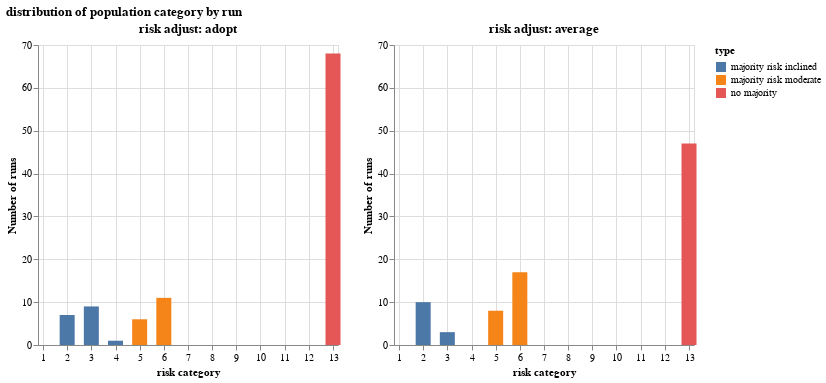

Notebook code for this chart:
### Code cell
from simulatingrisk.hawkdovemulti import analysis_utils
import importlib
importlib.reload(analysis_utils)

# df_adopt, df_average

adopt_chart = analysis_utils.graph_population_risk_category(
    analysis_utils.groupby_population_risk_category(df_adopt)
).properties(title="risk adjust: adopt")

average_chart = analysis_utils.graph_population_risk_category(
    analysis_utils.groupby_population_risk_category(df_avg)
).properties(title="risk adjust: average")

(adopt_chart | average_chart).properties(title="distribution of population category by run").resolve_scale(y='shared')

### Figure 1 — Vega-Lite specification as saved in the notebook (floating-point values rounded to 4 significant figures)
{"config": {"view": {"continuousWidth": 300, "continuousHeight": 300}}, "hconcat": [{"data": {"name": "data-1f4797f605b60db7afea1df28e3e8444"}, "mark": {"type": "bar", "width": 15}, "encoding": {"color": {"field": "type", "title": "type", "type": "nominal"}, "x": {"axis": {"tickCount": 13}, "field": "risk_category", "scale": {"domain": [1, 13]}, "title": "risk category", "type": "quantitative"}, "y": {"field": "count", "title": "Number of runs", "type": "quantitative"}}, "title": "risk adjust: adopt"}, {"data": {"name": "data-c8593a4f96e5878720504134a2c2bb0f"}, "mark": {"type": "bar", "width": 15}, "encoding": {"color": {"field": "type", "title": "type", "type": "nominal"}, "x": {"axis": {"tickCount": 13}, "field": "risk_category", "scale": {"domain": [1, 13]}, "title": "risk category", "type": "quantitative"}, "y": {"field": "count", "title": "Number of runs", "type": "quantitative"}}, "title": "risk adjust: average"}], "resolve": {"scale": {"y": "shared"}}, "title": "distribution of population category by run", "$schema": "https://vega.github.io/schema/vega-lite/v5.20.1.json", "datasets": {"data-1f4797f605b60db7afea1df28e3e8444": [{"risk_category": 2, "count": 7, "type": "majority risk inclined"}, {"risk_category": 3, "count": 9, "type": "majority risk inclined"}, {"risk_category": 4, "count": 1, "type": "majority risk inclined"}, {"risk_category": 5, "count": 6, "type": "majority risk moderate"}, {"risk_category": 6, "count": 11, "type": "majority risk moderate"}, {"risk_category": 13, "count": 68, "type": "no majority"}], "data-c8593a4f96e5878720504134a2c2bb0f": [{"risk_category": 2, "count": 10, "type": "majority risk inclined"}, {"risk_category": 3, "count": 3, "type": "majority risk inclined"}, {"risk_category": 5, "count": 8, "type": "majority risk moderate"}, {"risk_category": 6, "count": 17, "type": "majority risk moderate"}, {"risk_category": 13, "count": 47, "type": "no majority"}]}}
